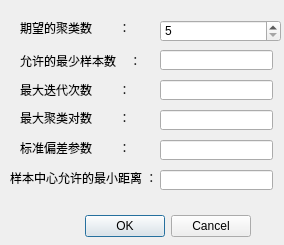
<?xml version="1.0" encoding="UTF-8"?>
<ui version="4.0">
 <class>Dialog</class>
 <widget class="QDialog" name="Dialog">
  <property name="geometry">
   <rect>
    <x>0</x>
    <y>0</y>
    <width>284</width>
    <height>245</height>
   </rect>
  </property>
  <property name="windowTitle">
   <string>Dialog</string>
  </property>
  <widget class="QDialogButtonBox" name="buttonBox">
   <property name="geometry">
    <rect>
     <x>-90</x>
     <y>210</y>
     <width>341</width>
     <height>32</height>
    </rect>
   </property>
   <property name="orientation">
    <enum>Qt::Horizontal</enum>
   </property>
   <property name="standardButtons">
    <set>QDialogButtonBox::Cancel|QDialogButtonBox::Ok</set>
   </property>
  </widget>
  <widget class="QLabel" name="label_one">
   <property name="geometry">
    <rect>
     <x>20</x>
     <y>20</y>
     <width>131</width>
     <height>16</height>
    </rect>
   </property>
   <property name="text">
    <string>期望的聚类数        ：</string>
   </property>
  </widget>
  <widget class="QLabel" name="label_two">
   <property name="geometry">
    <rect>
     <x>20</x>
     <y>50</y>
     <width>131</width>
     <height>21</height>
    </rect>
   </property>
   <property name="text">
    <string>允许的最少样本数    ：</string>
   </property>
  </widget>
  <widget class="QLabel" name="label_three">
   <property name="geometry">
    <rect>
     <x>20</x>
     <y>80</y>
     <width>131</width>
     <height>20</height>
    </rect>
   </property>
   <property name="text">
    <string>最大迭代次数        ：</string>
   </property>
  </widget>
  <widget class="QLabel" name="label_four">
   <property name="geometry">
    <rect>
     <x>20</x>
     <y>110</y>
     <width>131</width>
     <height>16</height>
    </rect>
   </property>
   <property name="text">
    <string>最大聚类对数        ：</string>
   </property>
  </widget>
  <widget class="QLineEdit" name="lineEdit_two">
   <property name="geometry">
    <rect>
     <x>160</x>
     <y>50</y>
     <width>113</width>
     <height>20</height>
    </rect>
   </property>
  </widget>
  <widget class="QLineEdit" name="lineEdit_three">
   <property name="geometry">
    <rect>
     <x>160</x>
     <y>80</y>
     <width>113</width>
     <height>20</height>
    </rect>
   </property>
  </widget>
  <widget class="QLineEdit" name="lineEdit_four">
   <property name="geometry">
    <rect>
     <x>160</x>
     <y>110</y>
     <width>113</width>
     <height>20</height>
    </rect>
   </property>
  </widget>
  <widget class="QLineEdit" name="lineEdit_five">
   <property name="geometry">
    <rect>
     <x>160</x>
     <y>140</y>
     <width>113</width>
     <height>20</height>
    </rect>
   </property>
  </widget>
  <widget class="QLineEdit" name="lineEdit_six">
   <property name="geometry">
    <rect>
     <x>160</x>
     <y>170</y>
     <width>113</width>
     <height>20</height>
    </rect>
   </property>
  </widget>
  <widget class="QLabel" name="label">
   <property name="geometry">
    <rect>
     <x>20</x>
     <y>140</y>
     <width>131</width>
     <height>16</height>
    </rect>
   </property>
   <property name="text">
    <string>标准偏差参数        ：</string>
   </property>
  </widget>
  <widget class="QLabel" name="label_2">
   <property name="geometry">
    <rect>
     <x>10</x>
     <y>170</y>
     <width>151</width>
     <height>16</height>
    </rect>
   </property>
   <property name="text">
    <string>样本中心允许的最小距离 ：</string>
   </property>
  </widget>
  <widget class="QSpinBox" name="spinBox">
   <property name="geometry">
    <rect>
     <x>160</x>
     <y>20</y>
     <width>121</width>
     <height>22</height>
    </rect>
   </property>
   <property name="minimum">
    <number>5</number>
   </property>
   <property name="maximum">
    <number>10</number>
   </property>
  </widget>
 </widget>
 <resources/>
 <connections>
  <connection>
   <sender>buttonBox</sender>
   <signal>accepted()</signal>
   <receiver>Dialog</receiver>
   <slot>accept()</slot>
   <hints>
    <hint type="sourcelabel">
     <x>248</x>
     <y>254</y>
    </hint>
    <hint type="destinationlabel">
     <x>157</x>
     <y>274</y>
    </hint>
   </hints>
  </connection>
  <connection>
   <sender>buttonBox</sender>
   <signal>rejected()</signal>
   <receiver>Dialog</receiver>
   <slot>reject()</slot>
   <hints>
    <hint type="sourcelabel">
     <x>316</x>
     <y>260</y>
    </hint>
    <hint type="destinationlabel">
     <x>286</x>
     <y>274</y>
    </hint>
   </hints>
  </connection>
 </connections>
</ui>
